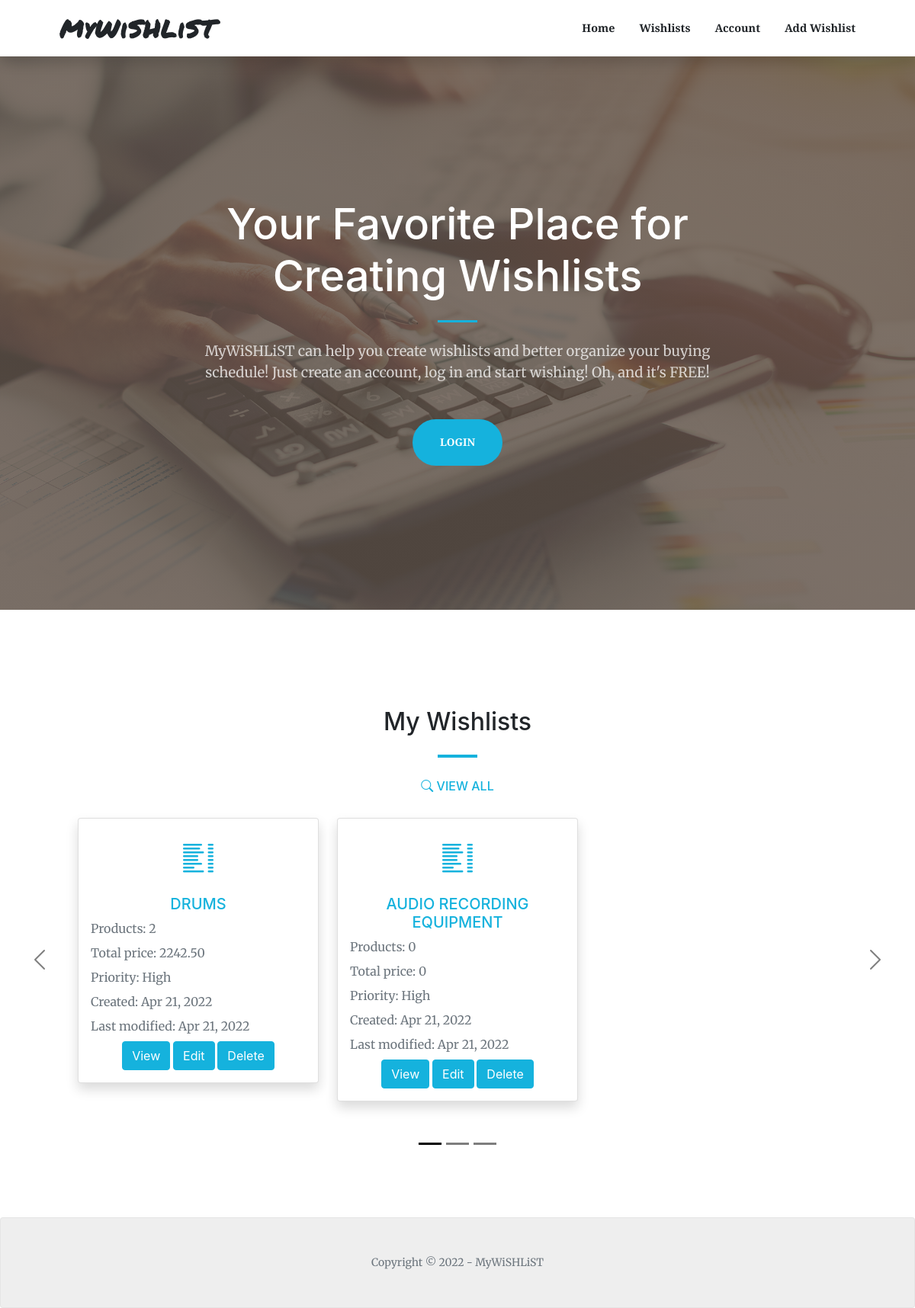
The page / on the database its author committed.
### wishlists/models.py (models this page shows, shortened)
class Wishlist(models.Model):
    class PriorityChoices(models.IntegerChoices):
        low = 1, _('Low')
        medium = 3, _('Medium')
        high = 5, _('High')
    id = models.UUIDField(default=uuid.uuid4, unique=True, primary_key=True, editable=False)
    title = models.CharField(max_length=200)
    priority = models.IntegerField(choices=PriorityChoices.choices, default=PriorityChoices.low)
    created = models.DateTimeField(auto_now_add=True)
    modified = models.DateTimeField(auto_now=True)
    @property
    def total_products(self):
        try:
            products = self.product_set.all()
            return products.count()
        except AttributeError:
            return 0
    @property
    def grand_total_price(self):
        try:
            products = self.product_set.all()
            total = 0
            for product in products:
                total += product.total_price
            return total
        except AttributeError:
            return 0

class Product(models.Model):
    class PriorityChoices(models.IntegerChoices):
        low = 1, _('Low')
        medium = 3, _('Medium')
        high = 5, _('High')
    id = models.UUIDField(default=uuid.uuid4, unique=True, primary_key=True, editable=False)
    name = models.CharField(max_length=2000)
    quantity = models.IntegerField(default=1)
    price = models.DecimalField(max_digits=9, decimal_places=2, default=0.00)
    currency = models.ForeignKey('Currency', on_delete=models.CASCADE)
    url = models.CharField(max_length=2000, blank=True, null=True)
    priority = models.IntegerField(choices=PriorityChoices.choices, default=PriorityChoices.low)
    wishlist = models.ForeignKey('Wishlist', null=True, blank=True, on_delete=models.CASCADE)
    @property
    def total_price(self):
        return self.price * self.quantity

### mywishlist/views.py (the view)
# urls.py: path('', views.home_view, name="home"),
def home_view(request):
    wishlists = Wishlist.objects.all()
    context = {'wishlists': wishlists, }
    return render(request, 'index.html', context)

### templates/index.html (shortened to what this page needs)
{% extends 'main.html' %}
{% load static %}
{% block content %}
<header class="masthead">
    <div class="container px-4 px-lg-5 h-100">
        <div class="row gx-4 gx-lg-5 h-100 align-items-center justify-content-center text-center">
            <div class="col-lg-8 align-self-end">
                <h1 class="text-white font-weight-bold">Your Favorite Place for Creating Wishlists</h1>
                <hr class="divider" />
            </div>
            <div class="col-lg-8 align-self-baseline">
                <p class="text-white-75 mb-5">MyWiSHLiST can help you create wishlists and better organize your buying schedule! Just create an account, log in and start wishing! Oh, and it's FREE!</p>
                <a class="btn btn-primary btn-xl" href="#about">Login</a>
            </div>
        </div>
    </div>
</header>
<section class="page-section" id="services">
    <div class="container px-4 px-lg-5">
        <h2 class="text-center">My Wishlists</h2>
        <hr class="divider" />
        <h6 class="text-center pt-1"><a href="{% url 'wishlists' %}"><i class="bi bi-search"></i> VIEW ALL</a></h6>
        <div id="carouselExampleCaptions" class="carousel slide" data-bs-ride="carousel">
            <div class="carousel-indicators">
            <button type="button" data-bs-target="#carouselExampleCaptions" data-bs-slide-to="0" class="active" aria-current="true" aria-label="Slide 1"></button>
            <button type="button" data-bs-target="#carouselExampleCaptions" data-bs-slide-to="1" aria-label="Slide 2"></button>
            <button type="button" data-bs-target="#carouselExampleCaptions" data-bs-slide-to="2" aria-label="Slide 3"></button>
            </div>
            <div class="carousel-inner">
                <div class="carousel-item active">
                    <div class="row p-4">
                        {% for wishlist in wishlists|slice:":9" %}
                        <div class="col-sm-4 d-none d-lg-block">
                            <div class="card shadow">
                                <div class="pt-4 text-center">
                                    <a href="{% url 'wishlist' wishlist.id %}"><i class="bi-list-columns fs-1"></i></a>
                                </div>
                                <div class="card-body">
                                    <h5 class="card-title text-center"><a href="{% url 'wishlist' wishlist.id %}">{{wishlist.title}}</a></h5>
                                    <p class="card-text text-muted">Products: {{wishlist.total_products}}</p>
                                    <p class="card-text text-muted">Total price: {{wishlist.grand_total_price}}</p>
                                    <p class="card-text text-muted">Priority: {{wishlist.get_priority_display}}</p>
                                    <p class="card-text text-muted">Created: {{wishlist.created|date:"M d, Y"}}</p>
                                    <p class="card-text text-muted">Last modified: {{wishlist.modified|date:"M d, Y"}}</p>
                                    <div class="text-center">
                                        <a href="{% url 'wishlist' wishlist.id %}" class="btn btn-primary">View</a>
                                        <a href="{% url 'update-wishlist' wishlist.id %}" class="btn btn-primary">Edit</a>
                                        <a href="{% url 'delete-wishlist' wishlist.id %}" class="btn btn-primary">Delete</a>
                                    </div>
                                </div>
                            </div>
                        </div>
                    {% endfor %}
                    </div>
                </div>
            </div>
            <button class="carousel-control-prev" type="button" data-bs-target="#carouselExampleCaptions" data-bs-slide="prev">
            <span class="carousel-control-prev-icon" aria-hidden="true"></span>
            </button>
            <button class="carousel-control-next" type="button" data-bs-target="#carouselExampleCaptions" data-bs-slide="next">
            <span class="carousel-control-next-icon" aria-hidden="true"></span>
            </button>
        </div>
    </div>
</section>
{% endblock %}

### templates/main.html (shortened to what this page needs)
<!DOCTYPE html>
{% load static %}
<html>
    <head>
        <link href="https://cdn.jsdelivr.net/npm/bootstrap-icons@1.5.0/font/bootstrap-icons.css" rel="stylesheet" />
        <link rel="stylesheet" href="https://cdn.jsdelivr.net/npm/bootstrap-icons@1.8.1/font/bootstrap-icons.css">
        <link href="https://cdnjs.cloudflare.com/ajax/libs/SimpleLightbox/2.1.0/simpleLightbox.min.css" rel="stylesheet" />
        <link href="https://cdn.jsdelivr.net/npm/bootstrap@5.0.2/dist/css/bootstrap.min.css" rel="stylesheet">
        <link href="{% static 'styles/styles.css' %}" rel="stylesheet" />
    </head>
    <body>
        {% include 'navbar.html' %}
        {% block content %}
        {% endblock %}
        {% include 'footer.html' %}
    </body>
</html>

### templates/navbar.html (shortened to what this page needs)
{% load static %}
<nav class="navbar navbar-expand-lg navbar-light fixed-top py-2" id="mainNav">
    <div class="container px-4 px-lg-5">
        <a class="navbar-brand" style="font-family: 'Permanent Marker', cursive; font-size: xx-large; letter-spacing: 1px;" href="{% url 'home' %}">MyWiSHLiST</a>
        <div class="collapse navbar-collapse" id="navbarResponsive">
            <ul class="navbar-nav ms-auto my-2 my-lg-0">
                {% url 'wishlists' as url_wishlists %}
                <li class="nav-item"><a class="nav-link" href="{% url 'home' %}">Home</a></li>
                <li class="nav-item"><a class="nav-link {% if request.path == url_wishlists %} active {% endif %}" href="{% url 'wishlists' %}">Wishlists</a></li>
                <li class="nav-item"><a class="nav-link" href="#account">Account</a></li>
                <li class="nav-item"><a class="nav-link" href="{% url 'create-wishlist' %}">Add Wishlist</a></li>
            </ul>
        </div>
    </div>
</nav>

### templates/footer.html
{% load static %}
<footer class="bg-light py-5">
    <div class="container px-4 px-lg-5">
        <div class="small text-center text-muted">Copyright &copy; 2022 - MyWiSHLiST</div>
    </div>
</footer>

### rows shown on the page
Wishlist: title "DRUMS", total_products "2", grand_total_price "2242.50", priority "High", created "Apr 21, 2022", modified "Apr 21, 2022"
Wishlist: title "AUDIO RECORDING EQUIPMENT", total_products "0", grand_total_price "0", priority "High", created "Apr 21, 2022", modified "Apr 21, 2022"
